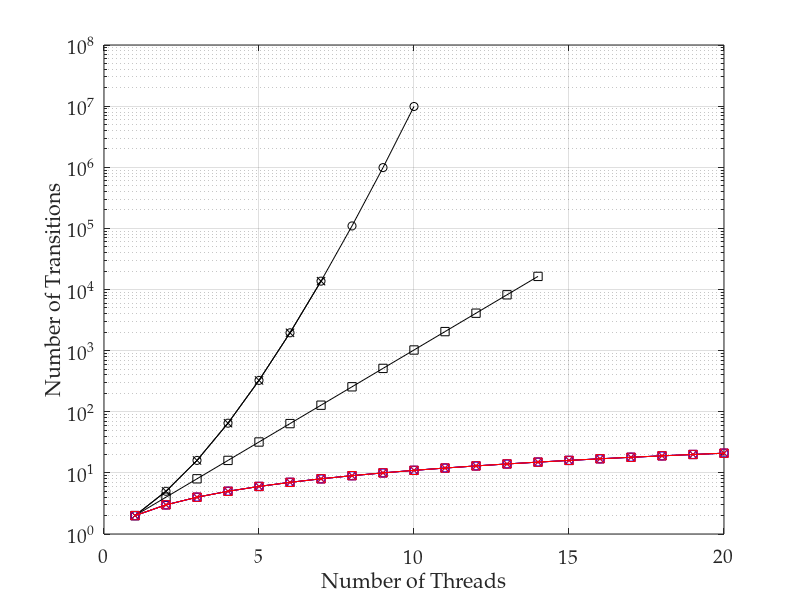

Source code (MATLAB): (Note: this script raises an error after producing the figure.)
%% importing data
transitions = dlmread('t43_tpl1_ops1.csv', ',', 0, 0);
% convert 0 values to NaNs, as these don't plot
transitions(transitions==0)=nan;
threads = [1:20];

%% plotting lines

semilogy(threads, transitions(:, 1), 'ko-')
hold on
semilogy(threads, transitions(:, 2), 'kx-')
semilogy(threads, transitions(:, 3), 'ks-')
semilogy(threads, transitions(:, 4), 'bo-')
semilogy(threads, transitions(:, 5), 'bx-')
semilogy(threads, transitions(:, 6), 'bs-')
semilogy(threads, transitions(:, 7), 'rx-')
semilogy(threads, transitions(:, 8), 'rs-')
hold off
grid on

%% adding axis labels
ax = gca;
set(ax, 'FontName', 'Palatino Linotype', 'FontSize', 14);
xlabel('Number of Threads');
ylabel('Number of Transitions');
axis([0 20 1 100000000])
ax.YTick = [1 100 10000 1000000 100000000];

%% output pdf file
h = figure(1);
h.Units = 'centimeters'; % set figure position to cm
%h.Position(2) = [h.Position(2)-9]; % set figure position bevore resize
h.Position([3:4]) = [10,7]; % resize figure
Plot2LaTeX( h, 't43_tpl1_ops1' )